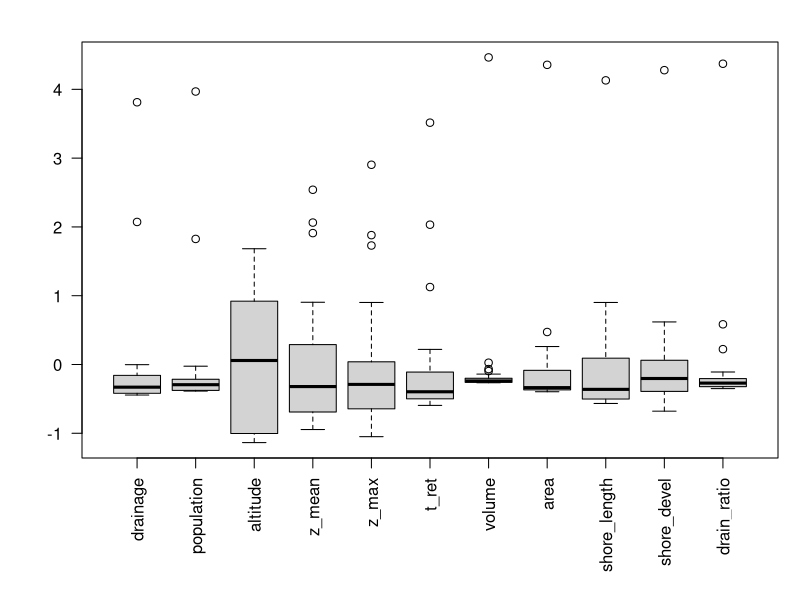
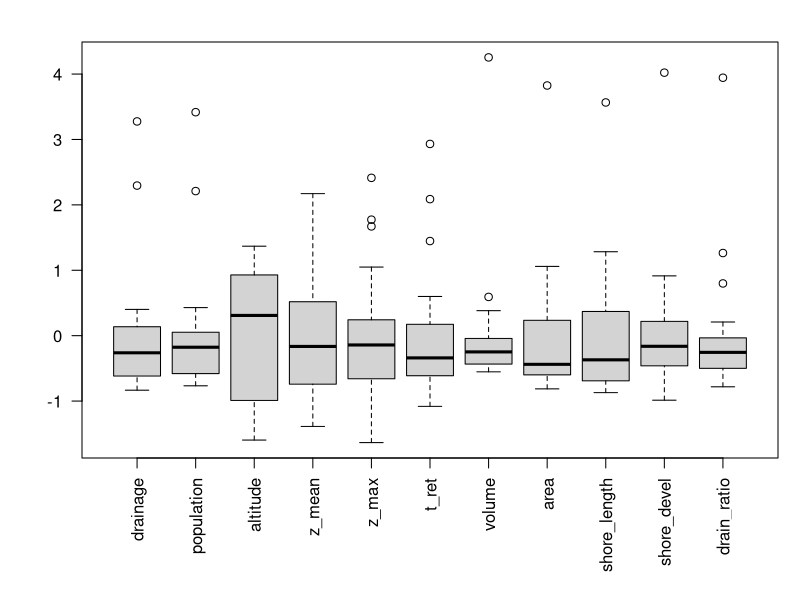
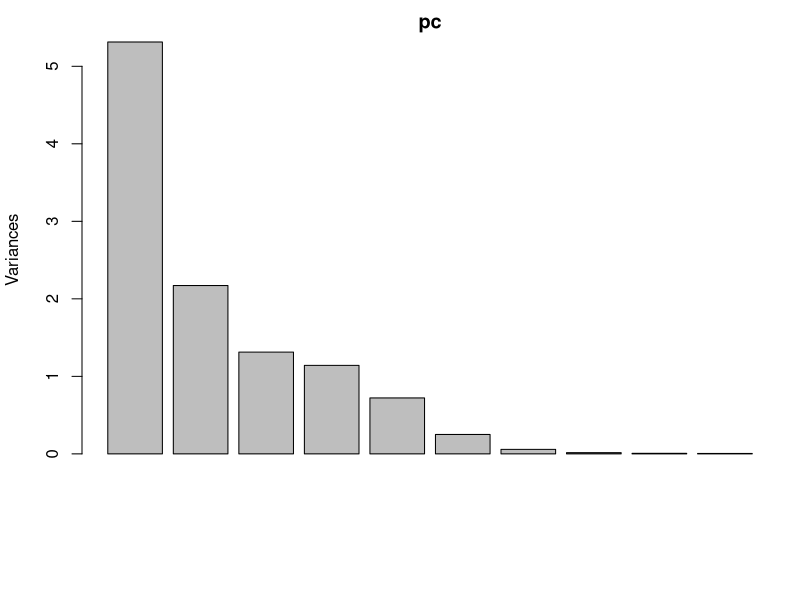
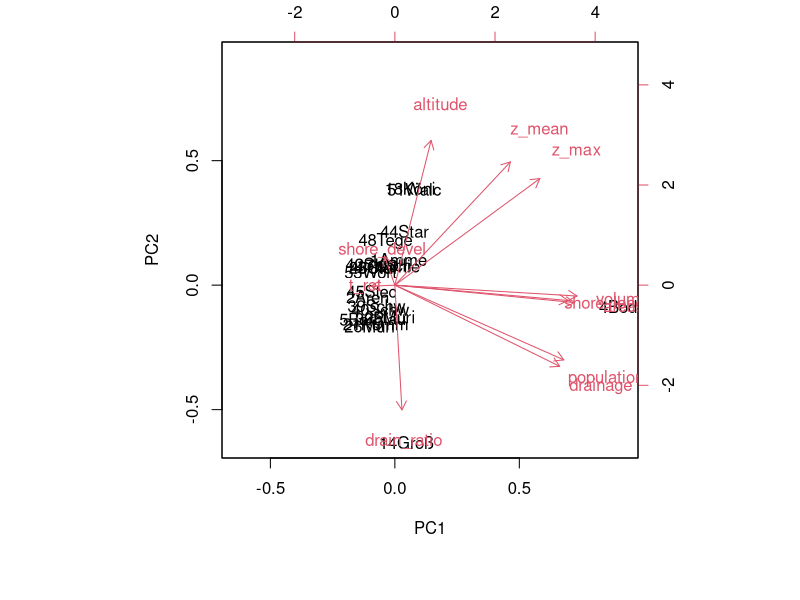
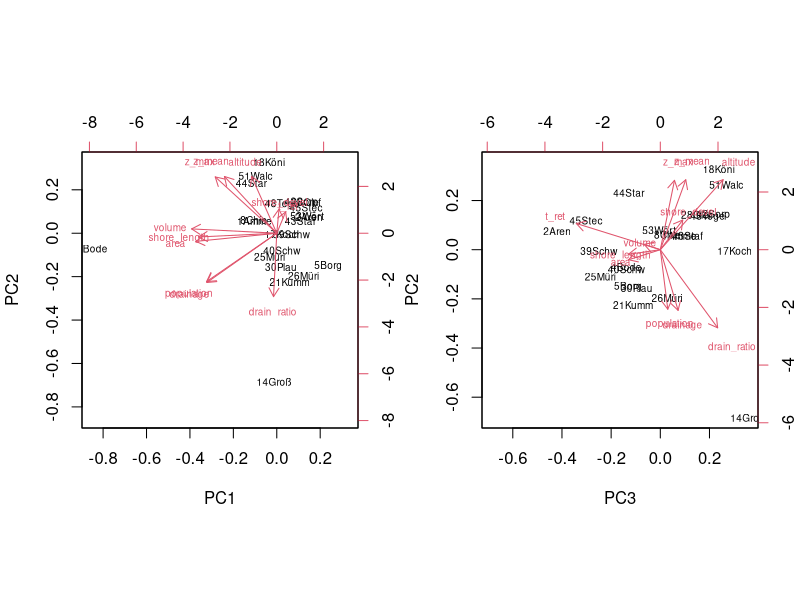
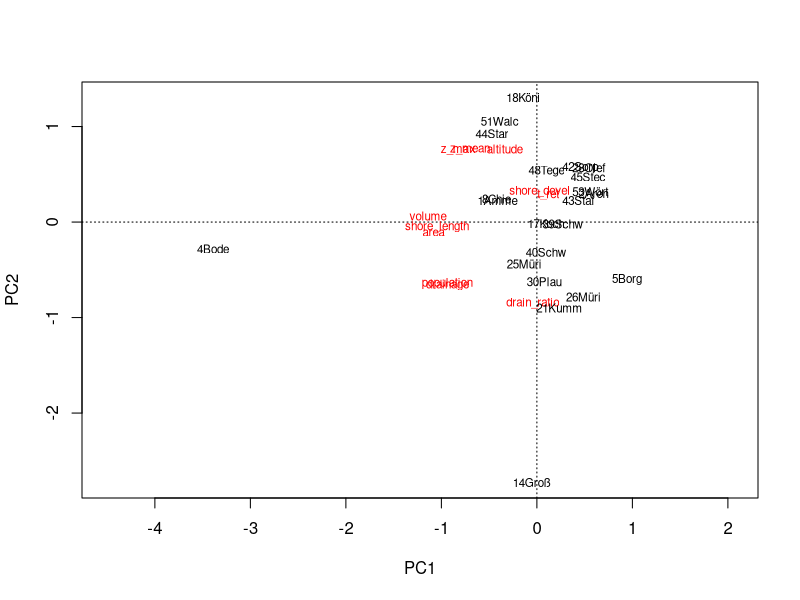
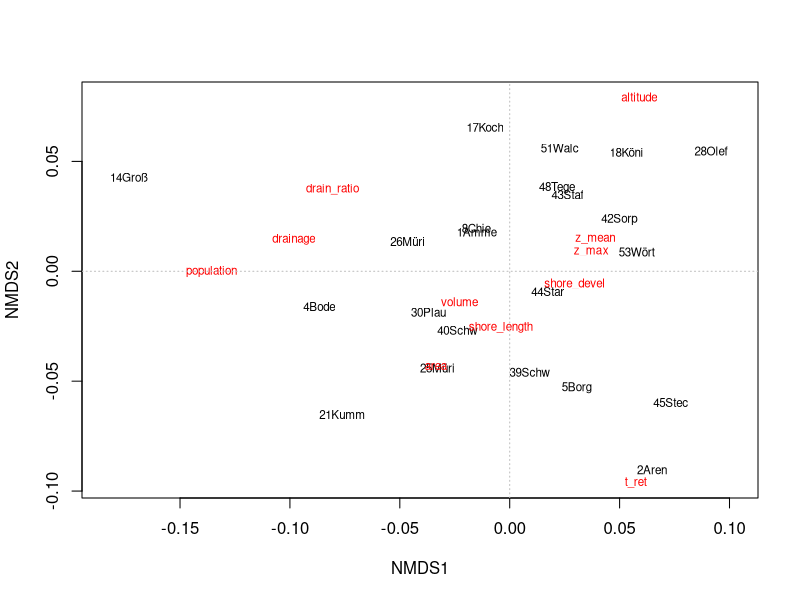
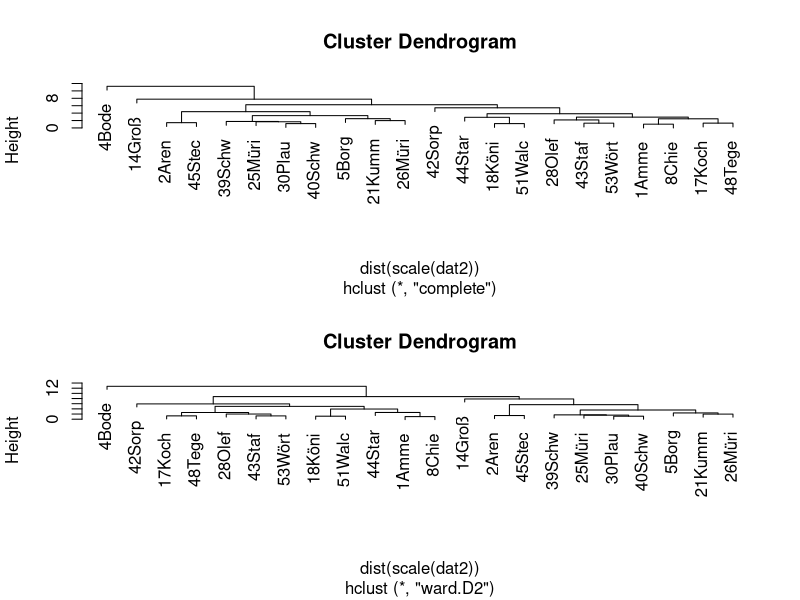

Here is the R script that generated these plots, in order:
## ---- chunk 1
## this code chunk sets some technical details, it is not shown to the user
library("readxl")
library("vegan")
#knitr::opts_chunk$set(echo = TRUE, eval=FALSE)
knitr::opts_chunk$set(echo = TRUE, eval=TRUE)
#setupKnitr(autoprint = TRUE)
## ---- chunk 2
library("readxl") # read Excel files directly
library("vegan")  # multivariate statistics in ecology
lakes <- as.data.frame(
  read_excel("data/3_tab_kenndaten-ausgew-seen-d_2021-04-08.xlsx", sheet="Tabelle1", skip=3)
)
names(lakes) <- c("name", "state", "drainage", "population", "altitude", 
                  "z_mean", "z_max", "t_ret", "volume", "area", "shore_length", 
                  "shore_devel", "drain_ratio", "wfd_type")
rownames(lakes) <- paste0(1:nrow(lakes), substr(lakes$name, 1, 4))
## ---- chunk 3
valid_columns <- c("drainage", "population", "altitude", "z_mean",
                   "z_max", "t_ret", "volume", "area", "shore_length", 
                   "shore_devel", "drain_ratio")

#valid_columns <- c("drainage", "altitude", "z_mean",
#                   "z_max", "t_ret", "volume", "area", "shore_length", 
#                   "shore_devel","drain_ratio")
dat <- lakes[valid_columns]
dat <- na.omit(dat)
## ---- chunk 4
par(mfrow = c(1, 1))
par(mar = c(7, 4, 2, 1) + .1)
boxplot(scale(dat), las = 2)
dat$altitude <- ifelse(dat$altitude < 0, 0, dat$altitude)
boxplot(scale(sqrt(dat)), las=2)
## ---- chunk 5
pc <- prcomp(scale(dat))
summary(pc)
plot(pc)
biplot(pc)
## ---- chunk 6
dat2 <- sqrt(dat)
pc2 <- prcomp(scale(dat2))
summary(pc2)

par(mfrow=c(1,2))
par(mar=c(5, 4, 4, 2) + 0.1)
biplot(pc2, cex=0.6)
biplot(pc2, cex=0.6, choices=c(3, 2))
## ---- chunk 7
par(mfrow=c(1,1))
pc3 <- rda(dat2, scale = TRUE)
pc3
#summary(pc3)
plot(pc3)
## ---- chunk 8
md <- metaMDS(dat2, scale = TRUE, distance = "euclid")
plot(md, type="text")
abline(h=0, col="grey", lty="dotted")
abline(v=0, col="grey", lty="dotted")
## ---- chunk 9
par(mfrow=c(2,1))
hc <- hclust(dist(scale(dat2)), method="complete") # the default
plot(hc)

hc2 <- hclust(dist(scale(dat2)), method="ward.D2")
plot(hc2)
## ---- chunk 10
plot(hc, hang = -1)
rect.hclust(hc, 5)
grp <- cutree(hc, 5)
# grp                  # can be used to show the groups
plot(md, type = "n")
text(md$points, row.names(dat2), col = grp)
